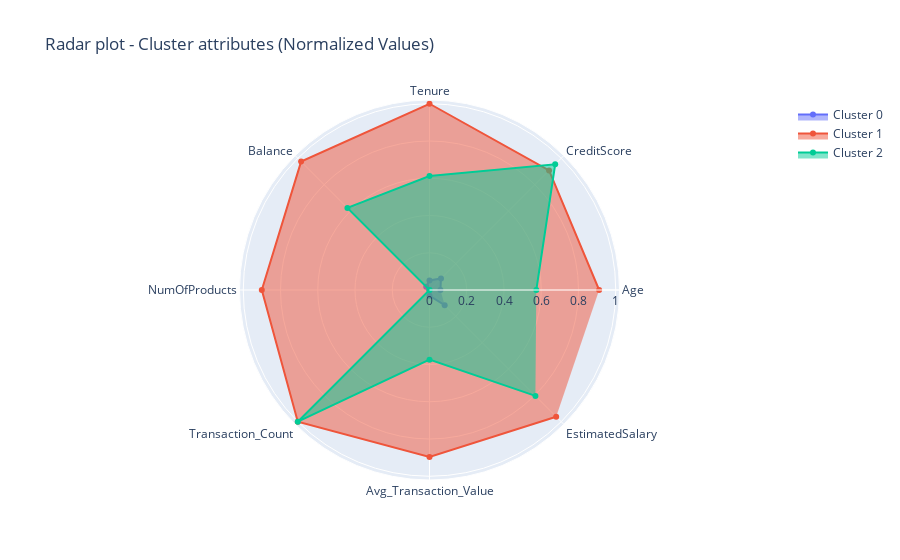

Notebook code for this chart:
### Markdown cell above
From the plots above, we can see that 
- the gender disparity in cluster 2 & 1 are much more pronounced than in cluster 0 and in that there are many more males in cluster 1, and many more females in cluster 2.
- the credit card disparity in cluster 0 and 1 are much more pronounced in that most people in cluster 0 do not have a credit card and most people in cluster 1 have a credit card.
- customers in cluster 1 are much more educated, customers in cluster 0 have a low education level, and customers in cluster 2 have a medium education level. Education seems to be a clear distinction between the clusters.

Before we look at the characteristics of the clusters overall, let's take a look at the continuous features as well:

### Code cell
import plotly.express as px
import plotly.graph_objects as go

n_clust = 3
attributes = [x for x in df_to_cluster_normalize.columns[:-1] if x in continuous_columns]
colors=['purple','yellow','red']#,'magenta','orange', 'green', 'pink'
cluster=[f'Cluster {i}' for i in range(n_clust)]

fig = go.Figure()
for index in range(0,n_clust):
    fig.add_trace(go.Scatterpolar(r=df_to_cluster_normalize.loc[df_to_cluster_normalize.Label == index, attributes].mean(),
                                  theta=attributes,
                                  fill='toself',
#                                   fillcolor=colors[index],
                                  opacity=1,
                                  name=cluster[index]))
    
fig.update_layout(polar=dict(radialaxis=dict(visible=True)),showlegend=True,
                  title="Radar plot - Cluster attributes (Normalized Values)")
fig.show()

### Figure 1 — Plotly figure (JSON) as saved in the notebook; plotly's stock layout.template omitted (floating-point values rounded to 4 significant figures)
{"data": [{"fill": "toself", "name": "Cluster 0", "opacity": 1, "r": [0.05869, 0.08723, 0.05111, 0.02489, 0, 0, 0.03091, 0.1153], "theta": ["Age", "CreditScore", "Tenure", "Balance", "NumOfProducts", "Transaction_Count", "Avg_Transaction_Value", "EstimatedSalary"], "type": "scatterpolar"}, {"fill": "toself", "name": "Cluster 1", "opacity": 1, "r": [0.9108, 0.9078, 1, 0.975, 0.9004, 1, 0.8965, 0.9619], "theta": ["Age", "CreditScore", "Tenure", "Balance", "NumOfProducts", "Transaction_Count", "Avg_Transaction_Value", "EstimatedSalary"], "type": "scatterpolar"}, {"fill": "toself", "name": "Cluster 2", "opacity": 1, "r": [0.5735, 0.9543, 0.6123, 0.6232, 0, 1, 0.3739, 0.8042], "theta": ["Age", "CreditScore", "Tenure", "Balance", "NumOfProducts", "Transaction_Count", "Avg_Transaction_Value", "EstimatedSalary"], "type": "scatterpolar"}], "layout": {"polar": {"radialaxis": {"visible": true}}, "showlegend": true, "title": {"text": "Radar plot - Cluster attributes (Normalized Values)"}}}
